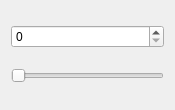
<?xml version="1.0" encoding="UTF-8"?>
<ui version="4.0">
 <class>SliderForm</class>
 <widget class="QWidget" name="SliderForm">
  <property name="geometry">
   <rect>
    <x>0</x>
    <y>0</y>
    <width>175</width>
    <height>110</height>
   </rect>
  </property>
  <property name="windowTitle">
   <string>Form</string>
  </property>
  <layout class="QVBoxLayout" name="verticalLayout">
   <item>
    <widget class="QSpinBox" name="value_spinner"/>
   </item>
   <item>
    <widget class="QSlider" name="value_slider">
     <property name="orientation">
      <enum>Qt::Horizontal</enum>
     </property>
    </widget>
   </item>
  </layout>
 </widget>
 <resources/>
 <connections>
  <connection>
   <sender>value_slider</sender>
   <signal>valueChanged(int)</signal>
   <receiver>value_spinner</receiver>
   <slot>setValue(int)</slot>
   <hints>
    <hint type="sourcelabel">
     <x>53</x>
     <y>78</y>
    </hint>
    <hint type="destinationlabel">
     <x>50</x>
     <y>41</y>
    </hint>
   </hints>
  </connection>
 </connections>
</ui>
